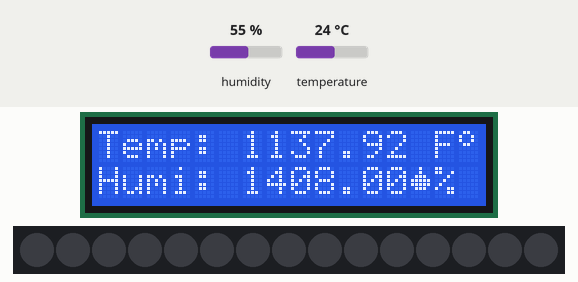
The sketch below on a simulated Arduino Uno, built with avr-gcc and run on an emulated ATmega328P. Shown: 16×2 character LCD, 15 RGB LEDs in strip order, left to right. Wiring (inferred from the names in the program): DHT11 sensor: data pin 8. Inputs (shaded band) come from the test bench; at power-on: temperature 24 °C, humidity 55 %. Dim RGB values are drawn brighter than linear; what the sketch prints to the serial monitor is not drawn.

Above: at 2.9 s.
3.0 s: temperature set to 12 °C
At 9.5 s:
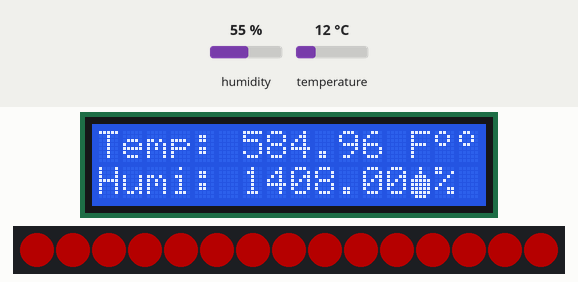
12.4 s: temperature set to 28 °C
At 16.0 s:
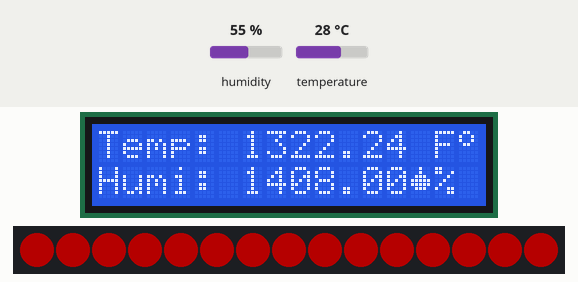
22.4 s: humidity set to 22 %
At 25.9 s:
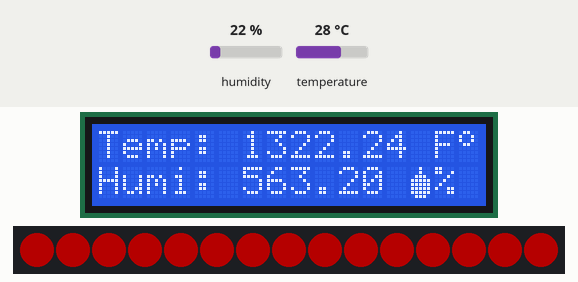
28.2 s: humidity set to 40 %
At 33.5 s:
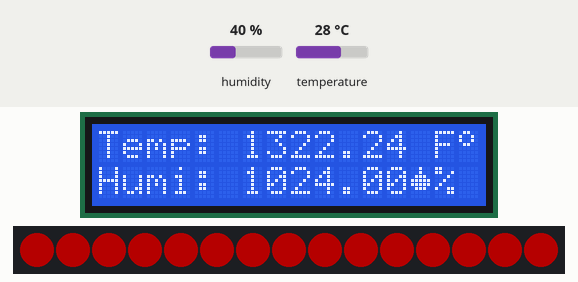
Timing chart, 0 to 35.0 s (numbered marks = the images above; inputs shaded):
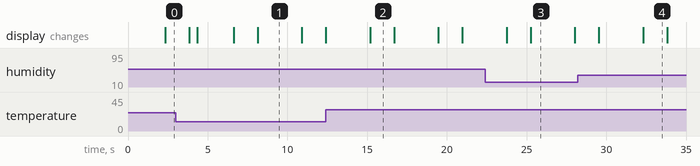

Measured:
- after the input at 3.0 s, the display: first differs from a run without the input after 3.6 s (image 1 shows a later state)
- after the input at 12.4 s, the display: first differs from a run without the input after 2.8 s (image 2)
- after the input at 22.4 s, the display: first changes after 1.4 s (image 3 shows a later state)
- after the input at 28.2 s, the display: first differs from a run without the input after 4.1 s (image 4)
- what the display in image 1 shows lasts 2.8 s, from 8.1 s to 10.9 s
- what the display in image 2 shows lasts 1.5 s, from 15.2 s to 16.7 s

The sketch:

dht22Fastled.ino
```cpp
#include <LiquidCrystal.h>
#include "DHT.h"
#include <FastLED.h>

#define DHTPIN 8     // what digital pin we're connected to

int num;
// Uncomment whatever type you're using!
//#define DHTTYPE DHT11   // DHT 11
#define DHTTYPE DHT22   // DHT 22  (AM2302), AM2321
//#define DHTTYPE DHT21   // DHT 21 (AM2301)

// Display pins
LiquidCrystal lcd (12, 11, 5, 4, 3, 2);

// we need to define how many LEDs (pixels)
#define NUM_LEDS 15
#define DATA_PIN 7
CRGB leds[NUM_LEDS];


// Array symbol degree (custom display)
byte level[8] = {
 B00001100,
 B00010010,
 B00010010,
 B00001100,
 B00000000,
 B00000000,
 B00000000,
 B00000000,
 };

byte water[8] = {
 B00000100,
 B00000100,
 B00001110,
 B00011111,
 B00011111,
 B00001110,
 B00000000,
 B00000000,
 };

 byte water2[8] = {
 B00000100,
 B00000100,
 B00001110,
 B00011111,
 B00011111,
 B00011111,
 B00011111,
 B00001110,
 };

// Connect pin 1 (on the left) of the sensor to +5V
// NOTE: If using a board with 3.3V logic like an Arduino Due connect pin 1
// to 3.3V instead of 5V!
// Connect pin 2 of the sensor to whatever your DHTPIN is
// Connect pin 4 (on the right) of the sensor to GROUND
// Connect a 10K resistor from pin 2 (data) to pin 1 (power) of the sensor

// Initialize DHT sensor.
// Note that older versions of this library took an optional third parameter to
// tweak the timings for faster processors.  This parameter is no longer needed
// as the current DHT reading algorithm adjusts itself to work on faster procs.
DHT dht(DHTPIN, DHTTYPE);

void setup() {
   // Initialize the display
  lcd.begin (16, 2);
 // Create the custom character with the symbol of the degree
  lcd.createChar (1, level);
  lcd.createChar (2, water);
  lcd.createChar (3, water2);
  Serial.begin(9600);
  Serial.println("Waiting for data...");
  // Starts DHT sensor
  dht.begin();
  FastLED.addLeds<WS2812B, DATA_PIN, GRB>(leds, NUM_LEDS);
  FastLED.setBrightness(64);
}

void loop() {
  // Wait a few seconds between measurements.
  delay(2000);

  // Reading temperature or humidity takes about 250 milliseconds!
  // Sensor readings may also be up to 2 seconds 'old' (its a very slow sensor)
  float h = dht.readHumidity();
  // Read temperature as Celsius (the default)
  float t = dht.readTemperature();
  // Read temperature as Fahrenheit (isFahrenheit = true)
  float f = dht.readTemperature(true);

  // Check if any reads failed and exit early (to try again).
  if (isnan(h) || isnan(t) || isnan(f)) {
    Serial.println("Failed to read from DHT sensor!");
    return;
  }

  // Compute heat index in Fahrenheit (the default)
  float hif = dht.computeHeatIndex(f, h);
  // Compute heat index in Celsius (isFahreheit = false)
  float hic = dht.computeHeatIndex(t, h, false);

 // Display the temperature in the serial monitor and display
 Serial.print ("Temperature: ");
 Serial.print(f);
 Serial.println(" *F\t");
 lcd.setCursor (0,0); // where LCD starts at
 lcd.print ("Temp: ");
 lcd.print (f);
 lcd.print(" F");
 lcd.write(1);  // Array symbol degree (draw the degree)

 // Show the moisture in the serial monitor and display
 lcd.setCursor (0,1);
 Serial.print ("Humidity: ");
 Serial.print (h);
 Serial.println (" %");
 lcd.print ("Humi: ");
 lcd.print (h);
 lcd.print (" %");
 lcd.setCursor(13,1);
 lcd.write(2);
 delay(1500);
 lcd.setCursor(13,1);
 lcd.write(3);
 delay(500);

 // all temperature numbers are fahrenheit
 //it's cold here!
  if (f > 0 && f < 30){
    // option 1
    Serial.println("Option 1)");
    leds[0] = 0x0001FE; //blue
    leds[1] = 0x0001FE; //blue
    leds[2] = 0x0001FE; //blue
    leds[3] = 0x0001FE; //blue
    leds[4] = 0x0001FE; //blue
    leds[5] = 0x0001FE; //blue
    leds[6] = 0x0001FE; //blue
    leds[7] = 0x0001FE; //blue
    leds[8] = 0x0001FE; //blue
    leds[9] = 0x0001FE; //blue
    leds[10] = 0x0001FE; //blue
    leds[11] = 0x0001FE; //blue
    leds[12] = 0x0001FE; //blue
    leds[13] = 0x0001FE; //blue
    leds[14] = 0x0001FE; //blue
    FastLED.show();
  }else if (f > 35.1 && f < 40) {
    // option 2
    Serial.println("Option 2");
    leds[0] = 0x0001FE; //blue
    leds[1] = 0x0001FE; //blue
    leds[2] = 0x0001FE; //blue
    leds[3] = 0x0001FE; //blue
    leds[4] = 0x0001FE; //blue
    leds[5] = 0x0001FE; //blue
    leds[6] = 0x0001FE; //blue
    leds[7] = 0x0001FE; //blue
    leds[8] = 0x0001FE; //blue
    leds[9] = 0x0001FE; //blue
    leds[10] = 0x0001FE; //blue
    leds[11] = 0x0001FE; //blue
    leds[12] = CRGB(0,0,0);
    leds[13] = CRGB(0,0,0);
    leds[14] = CRGB(0,0,0);
    FastLED.show();
  } else if (f > 40.1 && f < 45){
    // option 3
    Serial.println("Option 3");
    leds[0] = 0x0001FE; //blue
    leds[1] = 0x0001FE; //blue
    leds[2] = 0x0001FE; //blue
    leds[3] = 0x0001FE; //blue
    leds[4] = 0x0001FE; //blue
    leds[5] = 0x0001FE; //blue
    leds[6] = 0x0001FE; //blue
    leds[7] = 0x0001FE; //blue
    leds[8] = 0x0001FE; //blue
    leds[9] = CRGB(0,0,0);
    leds[10] = CRGB(0,0,0);
    leds[11] = CRGB(0,0,0);
    leds[12] = CRGB(0,0,0);
    leds[13] = CRGB(0,0,0);
    leds[14] = CRGB(0,0,0);
    FastLED.show();
  }else if (f > 45.1 && f < 50) {
    // option 4
    leds[0] = 0x0001FE; //blue
    leds[1] = 0x0001FE; //blue
    leds[2] = 0x0001FE; //blue
    leds[3] = 0x0001FE; //blue
    leds[4] = 0x0001FE; //blue
    leds[5] = 0x0001FE; //blue
    leds[6] = CRGB(0,0,0);
    leds[7] = CRGB(0,0,0);
    leds[8] = CRGB(0,0,0);
    leds[9] = CRGB(0,0,0);
    leds[10] = CRGB(0,0,0);
    leds[11] = CRGB(0,0,0);
    leds[12] = CRGB(0,0,0);
    leds[13] = CRGB(0,0,0);
    leds[14] = CRGB(0,0,0);
    FastLED.show();
  } else if (f > 50.1 && f < 55){
    // option 5
    Serial.println("Option 5");
    leds[0] = 0x0001FE; //blue
    leds[1] = 0x0001FE; //blue
    leds[2] = 0x0001FE; //blue
    leds[3] = CRGB(0,0,0);
    leds[4] = CRGB(0,0,0);
    leds[5] = CRGB(0,0,0);
    leds[6] = CRGB(0,0,0);
    leds[7] = CRGB(0,0,0);
    leds[8] = CRGB(0,0,0);
    leds[9] = CRGB(0,0,0);
    leds[10] = CRGB(0,0,0);
    leds[11] = CRGB(0,0,0);
    leds[12] = CRGB(0,0,0);
    leds[13] = CRGB(0,0,0);
    leds[14] = CRGB(0,0,0);
    FastLED.show();
  } else if (f > 55.1 && f < 60){
    // option 6
    Serial.println("Option 6");
    leds[0] = 0x01FE00;    //green
    leds[1] = 0x01FE00;    //green
    leds[2] = 0x01FE00;    //green
    leds[3] = CRGB(0,0,0);
    leds[4] = CRGB(0,0,0);
    leds[5] = CRGB(0,0,0);
    leds[6] = CRGB(0,0,0);
    leds[7] = CRGB(0,0,0);
    leds[8] = CRGB(0,0,0);
    leds[9] = CRGB(0,0,0);
    leds[10] = CRGB(0,0,0);
    leds[11] = CRGB(0,0,0);
    leds[12] = CRGB(0,0,0);
    leds[13] = CRGB(0,0,0);
    leds[14] = CRGB(0,0,0);

    FastLED.show();
  } else if (f > 60.1 && f < 65){
    //option 7
    Serial.println("Option 7");
    leds[0] = 0x01FE00;    //green
    leds[1] = 0x01FE00;    //green
    leds[2] = 0x01FE00;    //green
    leds[3] = 0x01FE00;    //green
    leds[4] = 0x01FE00;    //green
    leds[5] = 0x01FE00;    //green
    leds[6] = CRGB(0,0,0);
    leds[7] = CRGB(0,0,0);
    leds[8] = CRGB(0,0,0);
    leds[9] = CRGB(0,0,0);
    leds[10] = CRGB(0,0,0);
    leds[11] = CRGB(0,0,0);
    leds[12] = CRGB(0,0,0);
    leds[13] = CRGB(0,0,0);
    leds[14] = CRGB(0,0,0);
    FastLED.show();
  } else if (f > 65.1 && f < 70){
    //option 8
    Serial.println("Option 8");
    leds[0] = 0x01FE00;    //green
    leds[1] = 0x01FE00;    //green
    leds[2] = 0x01FE00;    //green
    leds[3] = 0x01FE00;    //green
    leds[4] = 0x01FE00;    //green
    leds[5] = 0x01FE00;    //green
    leds[6] = 0x01FE00;    //green
    leds[7] = 0x01FE00;    //green
    leds[8] = 0x01FE00;    //green
    leds[9] = CRGB(0,0,0);
    leds[10] = CRGB(0,0,0);
    leds[11] = CRGB(0,0,0);
    leds[12] = CRGB(0,0,0);
    leds[13] = CRGB(0,0,0);
    leds[14] = CRGB(0,0,0);
    FastLED.show();
  } else if (f > 70.1 && f < 75){
    //option 9
    Serial.println("Option 9");
    leds[0] = 0x01FE00;    //green
    leds[1] = 0x01FE00;    //green
    leds[2] = 0x01FE00;    //green
    leds[3] = 0x01FE00;    //green
    leds[4] = 0x01FE00;    //green
    leds[5] = 0x01FE00;    //green
    leds[6] = 0x01FE00;    //green
    leds[7] = 0x01FE00;    //green
    leds[8] = 0x01FE00;    //green
    leds[9] = 0x01FE00;    //green
    leds[10] = 0x01FE00;    //green
    leds[11] = 0x01FE00;    //green
    leds[12] = CRGB(0,0,0);
    leds[13] = CRGB(0,0,0);
    leds[14] = CRGB(0,0,0);
    FastLED.show();
  } else if (f > 75.1 && f < 80){
    //option 10
    Serial.println("Option 10");
    leds[0] = 0x01FE00;    //green
    leds[1] = 0x01FE00;    //green
    leds[2] = 0x01FE00;    //green
    leds[3] = 0x01FE00;    //green
    leds[4] = 0x01FE00;    //green
    leds[5] = 0x01FE00;    //green
    leds[6] = 0x01FE00;    //green
    leds[7] = 0x01FE00;    //green
    leds[8] = 0x01FE00;    //green
    leds[9] = 0x01FE00;    //green
    leds[10] = 0x01FE00;    //green
    leds[11] = 0x01FE00;    //green
    leds[12] = 0x01FE00;    //green
    leds[13] = 0x01FE00;    //green
    leds[14] = 0x01FE00;    //green
    FastLED.show();
  } else if (f > 80.1 && f < 85){
    //option 11
    Serial.println("Option 11");
    leds[0] = 0xFE0001;   //red
    leds[1] = 0xFE0001;   //red
    leds[2] = 0xFE0001;   //red
    leds[3] = CRGB(0,0,0);
    leds[4] = CRGB(0,0,0);
    leds[5] = CRGB(0,0,0);
    leds[6] = CRGB(0,0,0);
    leds[7] = CRGB(0,0,0);
    leds[8] = CRGB(0,0,0);
    leds[9] = CRGB(0,0,0);
    leds[10] = CRGB(0,0,0);
    leds[11] = CRGB(0,0,0);
    leds[12] = CRGB(0,0,0);
    leds[13] = CRGB(0,0,0);
    leds[14] = CRGB(0,0,0);
    FastLED.show();
  } else if (f > 85.1 && f < 90){
    //option 12
    Serial.println("Option 12");
    leds[0] = 0xFE0001;   //red
    leds[1] = 0xFE0001;   //red
    leds[2] = 0xFE0001;   //red
    leds[3] = 0xFE0001;   //red
    leds[4] = 0xFE0001;   //red
    leds[5] = 0xFE0001;   //red
    leds[6] = CRGB(0,0,0);
    leds[7] = CRGB(0,0,0);
    leds[8] = CRGB(0,0,0);
    leds[9] = CRGB(0,0,0);
    leds[10] = CRGB(0,0,0);
    leds[11] = CRGB(0,0,0);
    leds[12] = CRGB(0,0,0);
    leds[13] = CRGB(0,0,0);
    leds[14] = CRGB(0,0,0);
    FastLED.show();
  } else if (f > 90.1 && f < 95){
    //option 13
    Serial.println("Option 13");
    leds[0] = 0xFE0001;   //red
    leds[1] = 0xFE0001;   //red
    leds[2] = 0xFE0001;   //red
    leds[3] = 0xFE0001;   //red
    leds[4] = 0xFE0001;   //red
    leds[5] = 0xFE0001;   //red
    leds[6] = 0xFE0001;   //red
    leds[7] = 0xFE0001;   //red
    leds[8] = 0xFE0001;   //red
    leds[9] = CRGB(0,0,0);
    leds[10] = CRGB(0,0,0);
    leds[11] = CRGB(0,0,0);
    leds[12] = CRGB(0,0,0);
    leds[13] = CRGB(0,0,0);
    leds[14] = CRGB(0,0,0);
    FastLED.show();
  } else if (f > 95.1 && f < 100){
    //option 14
    Serial.println("Option 14");
    leds[0] = 0xFE0001;   //red
    leds[1] = 0xFE0001;   //red
    leds[2] = 0xFE0001;   //red
    leds[3] = 0xFE0001;   //red
    leds[4] = 0xFE0001;   //red
    leds[5] = 0xFE0001;   //red
    leds[6] = 0xFE0001;   //red
    leds[7] = 0xFE0001;   //red
    leds[8] = 0xFE0001;   //red
    leds[9] = 0xFE0001;   //red
    leds[10] = 0xFE0001;   //red
    leds[11] = 0xFE0001;   //red
    leds[12] = CRGB(0,0,0);
    leds[13] = CRGB(0,0,0);
    leds[14] = CRGB(0,0,0);
    FastLED.show();
  } else if (f > 100){
    //option 15
    Serial.println("Option 15");
    leds[0] = 0xFE0001;   //red
    leds[1] = 0xFE0001;   //red
    leds[2] = 0xFE0001;   //red
    leds[3] = 0xFE0001;   //red
    leds[4] = 0xFE0001;   //red
    leds[5] = 0xFE0001;   //red
    leds[6] = 0xFE0001;   //red
    leds[7] = 0xFE0001;   //red
    leds[8] = 0xFE0001;   //red
    leds[9] = 0xFE0001;   //red
    leds[10] = 0xFE0001;   //red
    leds[11] = 0xFE0001;   //red
    leds[12] = 0xFE0001;   //red
    leds[13] = 0xFE0001;   //red
    leds[14] = 0xFE0001;   //red
    FastLED.show();
  }
}
```
